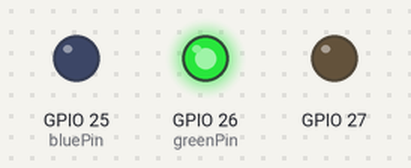
The sketch below on a simulated ESP32. On the bench: output pins drawn as LEDs (lit = HIGH). What the sketch prints to the serial monitor is not drawn. At 10.0 s the program puts the board to deep sleep or switches it off; the recording ends there.

Above: at 0.1 s.
Timing chart, 0 to 10.0 s (numbered marks = the images above):
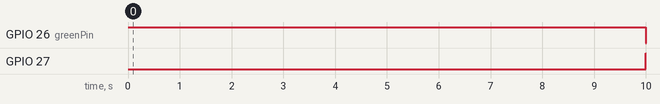

The sketch:

parte3apartado1.ino
```cpp
#include <Arduino.h>
#include <esp_sleep.h>
#include <driver/rtc_io.h>

gpio_num_t redPin = (gpio_num_t) 27;
#define greenPin 26
#define bluePin 25
RTC_DATA_ATTR int contador_reinicios;

void setup() {
  Serial.begin(9600);
  while(!Serial){}
  contador_reinicios++;

  pinMode(redPin, OUTPUT);
  pinMode(bluePin, OUTPUT);
  pinMode(greenPin, OUTPUT);
}
void loop(){
  digitalWrite(greenPin, HIGH);
  for (int i = 0; i< 10; i++){
      Serial.println("Estoy haciendo trabajo ");
      Serial.println(contador_reinicios);
      delay(1000);
  }

  digitalWrite(greenPin, LOW);
  digitalWrite(redPin, HIGH);
  esp_sleep_enable_timer_wakeup(15000000);
  gpio_hold_en(redPin);
  esp_deep_sleep_start();
  //Cuando se duerme el led se apaga.
}
```

Measured:
- by itself, GPIO 26 (greenPin): LOW → HIGH at 0.00 s, → LOW 10.0 s later
- by itself, GPIO 27: LOW → HIGH at 10.0 s
